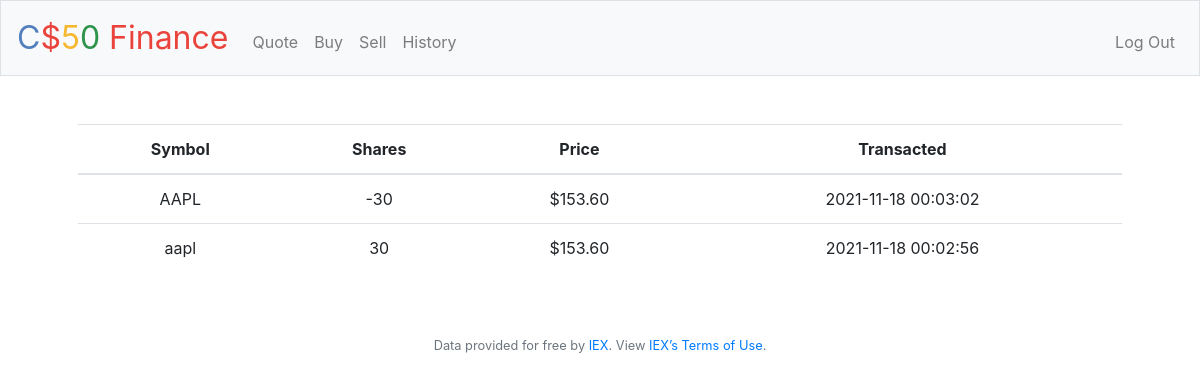
The app's page /history (signed in) with its own data.
### tables this page shows
CREATE TABLE transactions (
id INTEGER PRIMARY KEY AUTOINCREMENT,
user_id INTEGER NOT NULL,
name TEXT NOT NULL,
shares INTEGER NOT NULL,
price NUMERIC NOT NULL,
type TEXT NOT NULL,
symbol TEXT NOT NULL,
time TIMESTAMP DEFAULT CURRENT_TIMESTAMP,
FOREIGN KEY(user_id) REFERENCES users(id)
);

### application.py (the view)
@app.route("/history")
@login_required
def history():
    user_id = session["user_id"]
    stocks = db.execute("SELECT symbol, shares, price, time FROM transactions WHERE user_id = ? GROUP BY symbol", user_id)
    return render_template("history.html", stocks=stocks, usd=usd)

### application.py (called while the page is built)
@app.after_request
def after_request(response):
    response.headers["Cache-Control"] = "no-cache, no-store, must-revalidate"
    response.headers["Expires"] = 0
    response.headers["Pragma"] = "no-cache"
    return response

### helpers.py (called while the page is built)
def login_required(f):
    @wraps(f)
    def decorated_function(*args, **kwargs):
        if session.get("user_id") is None:
            return redirect("/login")
        return f(*args, **kwargs)
    return decorated_function

def usd(value):
    return f"${value:,.2f}"

### templates/history.html (shortened to what this page needs)
{% extends "layout.html" %}
{% block main %}
    <table class = "table tablestriped">
        <thead>
            <th class="text-start">Symbol</th>
            <th class="text-end">Shares</th>
            <th class="text-end">Price</th>
            <th class="text-end">Transacted</th>
        </thead>
        <tbody>
           {% for stock in stocks %}
           <tr>
               <td> {{ stock["symbol"] }} </td>
               <td> {{ stock["shares"] }} </td>
               <td> {{ usd(stock["price"]) }} </td>
               <td> {{ stock["time"] }} </td>
           </tr>
           {% endfor %}
        </tbody>
    </table>
{% endblock %}

### records on screen
transactions: symbol "AAPL", shares "-30", price "$153.60", time "2021-11-18 00:03:02"
transactions: symbol "aapl", shares "30", price "$153.60", time "2021-11-18 00:02:56"
